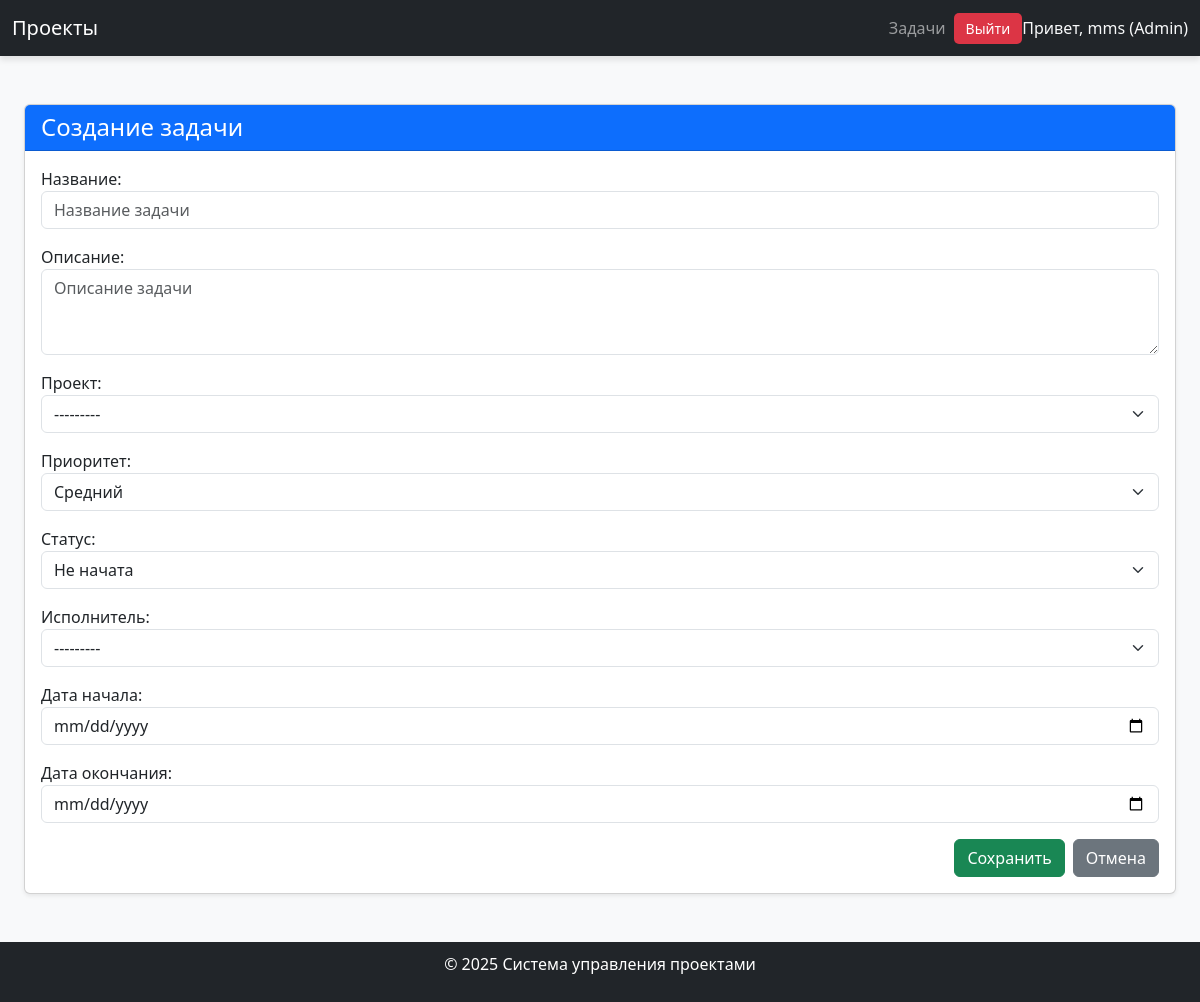
/task/new/ (signed in), run on the app's committed database.
### projects/models.py (models this page shows)
class CustomUser(AbstractUser):
    ROLE_CHOICES = [
        ('admin', 'Администратор'),
        ('manager', 'Менеджер проекта'),
        ('executor', 'Исполнитель'),
    ]
    role = models.CharField(
        max_length=10,
        choices=ROLE_CHOICES,
        default='executor',
        verbose_name='Роль'
    )
    def __str__(self):
        return f"{self.username} ({self.get_role_display()})"

class Project(models.Model):
    STATUS_CHOICES = [
        ('active', 'Активный'),
        ('completed', 'Завершен'),
        ('paused', 'Приостановлен'),
    ]
    name = models.CharField(max_length=100, verbose_name='Название')
    description = models.TextField(verbose_name='Описание', blank=True)
    start_date = models.DateField(verbose_name='Дата начала')
    end_date = models.DateField(verbose_name='Дата окончания', blank=True, null=True)
    status = models.CharField(
        max_length=10,
        choices=STATUS_CHOICES,
        default='active',
        verbose_name='Статус'
    )
    manager = models.ForeignKey(
        settings.AUTH_USER_MODEL,
        on_delete=models.SET_NULL,
        related_name='managed_projects',
        verbose_name='Менеджер проекта',
        blank=True,
        null=True
    )
    executor = models.ForeignKey(  # Исполнитель проекта (можно назначить в проекте)
        settings.AUTH_USER_MODEL,
        on_delete=models.SET_NULL,
        related_name='assigned_projects',
        verbose_name='Исполнитель проекта',
        blank=True,
        null=True
    )
    def __str__(self):
        return self.name

### projects/views.py (the view)
# urls.py: path('task/new/', TaskCreateView.as_view(), name='task_create'),
class TaskCreateView(LoginRequiredMixin, UserPassesTestMixin, CreateView):
    model = Task
    form_class = TaskForm
    template_name = 'projects/task_form.html'
    success_url = reverse_lazy('project_list')
    login_url = 'login'
    def test_func(self):
        return (
            self.request.user.is_authenticated
            and hasattr(self.request.user, 'role')
            and self.request.user.role in ['admin', 'manager']
        )

### projects/forms.py
class TaskForm(forms.ModelForm):
    class Meta:
        model = Task
        fields = ['name', 'description', 'project', 'priority', 'status', 'executor', 'start_date', 'end_date']
        widgets = {
            'name': forms.TextInput(attrs={'class': 'form-control', 'placeholder': 'Название задачи'}),
            'description': forms.Textarea(attrs={'class': 'form-control', 'rows': 3, 'placeholder': 'Описание задачи'}),
            'project': forms.Select(attrs={'class': 'form-select'}),
            'priority': forms.Select(attrs={'class': 'form-select'}),
            'status': forms.Select(attrs={'class': 'form-select'}),
            'executor': forms.Select(attrs={'class': 'form-select'}),  # поле для выбора исполнителя
            'start_date': forms.DateInput(attrs={'class': 'form-control', 'type': 'date'}),
            'end_date': forms.DateInput(attrs={'class': 'form-control', 'type': 'date'}),
        }

### projects/templates/projects/task_form.html (shortened to what this page needs)
{% extends 'base.html' %}
{% block content %}
<div class="container py-4">
    <div class="card shadow-sm">
        <div class="card-header bg-primary text-white">
            <h1 class="h4 mb-0">{{ view.object.pk|default:"Создание задачи" }}</h1>
        </div>
        <div class="card-body">
            <form method="post" class="needs-validation" novalidate>
                <div class="mb-3">
                    {% if request.user.role == 'executor' %}
                        {{ form.name }}
                        {{ form.description }}
                        {{ form.priority }}
                        {{ form.status }}
                        {{ form.start_date }}
                        {{ form.end_date }}
                    {% else %}
                        {{ form.as_p }}
                    {% endif %}
                </div>
                <div class="d-flex justify-content-end">
                    <button type="submit" class="btn btn-success me-2">Сохранить</button>
                    <a href="{% url 'task_list' %}" class="btn btn-secondary">Отмена</a>
                </div>
            </form>
        </div>
    </div>
</div>
{% endblock %}

### projects/templates/base.html (shortened to what this page needs)
<!DOCTYPE html>
<html lang="en">
<head>
    <link href="https://cdn.jsdelivr.net/npm/bootstrap@5.3.0-alpha3/dist/css/bootstrap.min.css" rel="stylesheet">
</head>
<body>
    <nav class="navbar navbar-expand-lg navbar-dark bg-dark">
        <div class="container">
            <a class="navbar-brand" href="{% url 'project_list' %}">Проекты</a>
            <div class="collapse navbar-collapse" id="navbarNav">
                <ul class="navbar-nav ms-auto align-items-center">
                    {% if user.is_authenticated %}
                        <li class="nav-item">
                            <a class="nav-link" href="{% url 'task_list' %}">Задачи</a>
                        </li>
                        <li class="nav-item logout-btn">
                            <form method="post" action="{% url 'logout' %}">
                                <button type="submit" class="btn btn-danger btn-sm">Выйти</button>
                            </form>
                        </li>
                        <li class="nav-item">
                            <span class="navbar-text text-light">
                                Привет, {{ user.username }}{% if user.role %} ({{ user.role|capfirst }}){% endif %}
                            </span>
                        </li>
                    {% endif %}
                </ul>
            </div>
        </div>
    </nav>
    <div class="container py-4">
        {% block content %}
        {% endblock %}
    </div>
    <footer class="bg-dark text-white text-center">
        <p>&copy; 2025 Система управления проектами</p>
    </footer>
</body>
</html>

### projects/templates/base.html (style rules this page uses)
body { background-color: #f8f9fa; }
.navbar { box-shadow: 0 4px 6px rgba(0, 0, 0, 0.1); }
.container { max-width: 1200px; }
.logout-btn { border: none; background: none; padding: 0; }
.logout-btn button { color: white; background-color: #dc3545; border-radius: 5px; padding: 5px 12px; border: none; transition: background 0.3s ease; }
footer { position: relative; bottom: 0; width: 100%; padding: 10px 0; }

### data on the page
CustomUser: username "mms", role "Admin"
Project: status "Не начата", executor "---------"

### other printed values
{{ view.object.pk|default:"Создание задачи" }} "Создание задачи"
